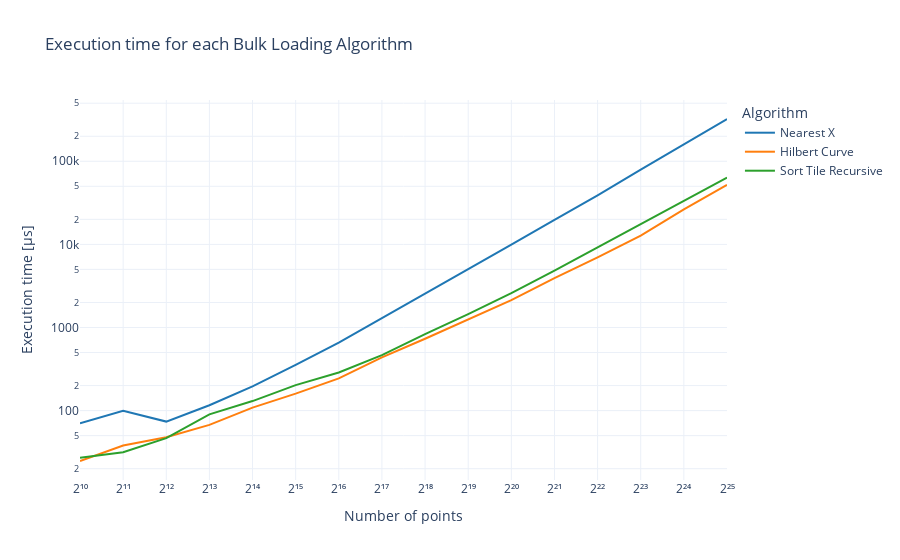

Here is the notebook cell this chart was saved with:
### Markdown cell above
#### Time Comparison

### Code cell
fig = build_lines_fig(
    means=time_means,
    title="Execution time for each Bulk Loading Algorithm",
    yaxis_title="Execution time [µs]",
    scale="log",
)
fig.show()

### Figure 1 — Plotly figure (JSON) as saved in the notebook; plotly's stock layout.template omitted (floating-point values rounded to 4 significant figures)
{"data": [{"line": {"color": "rgb(31, 119, 180)"}, "mode": "lines", "name": "Nearest X", "type": "scatter", "x": ["2¹⁰", "2¹¹", "2¹²", "2¹³", "2¹⁴", "2¹⁵", "2¹⁶", "2¹⁷", "2¹⁸", "2¹⁹", "2²⁰", "2²¹", "2²²", "2²³", "2²⁴", "2²⁵"], "y": [70.32, 99.61, 73.74, 116.0, 195.9, 354.1, 659.2, 1300.0, 2543.0, 4966.0, 9949.0, 19780.0, 38970.0, 79270.0, 158100.0, 322600.0]}, {"line": {"color": "rgb(255, 127, 14)"}, "mode": "lines", "name": "Hilbert Curve", "type": "scatter", "x": ["2¹⁰", "2¹¹", "2¹²", "2¹³", "2¹⁴", "2¹⁵", "2¹⁶", "2¹⁷", "2¹⁸", "2¹⁹", "2²⁰", "2²¹", "2²²", "2²³", "2²⁴", "2²⁵"], "y": [24.74, 38.04, 47.75, 67.29, 108.6, 159.8, 244.0, 436.6, 731.0, 1249.0, 2130.0, 3927.0, 6977.0, 12780.0, 26300.0, 51940.0]}, {"line": {"color": "rgb(44, 160, 44)"}, "mode": "lines", "name": "Sort Tile Recursive", "type": "scatter", "x": ["2¹⁰", "2¹¹", "2¹²", "2¹³", "2¹⁴", "2¹⁵", "2¹⁶", "2¹⁷", "2¹⁸", "2¹⁹", "2²⁰", "2²¹", "2²²", "2²³", "2²⁴", "2²⁵"], "y": [27.13, 31.51, 46.57, 89.97, 130.2, 202.7, 287.2, 465.7, 830.3, 1445.0, 2596.0, 4826.0, 9228.0, 17670.0, 34010.0, 63660.0]}], "layout": {"legend": {"title": {"text": "Algorithm"}}, "title": {"text": "Execution time for each Bulk Loading Algorithm"}, "xaxis": {"tickangle": 0, "title": {"text": "Number of points"}}, "yaxis": {"title": {"text": "Execution time [µs]"}, "type": "log"}}}
